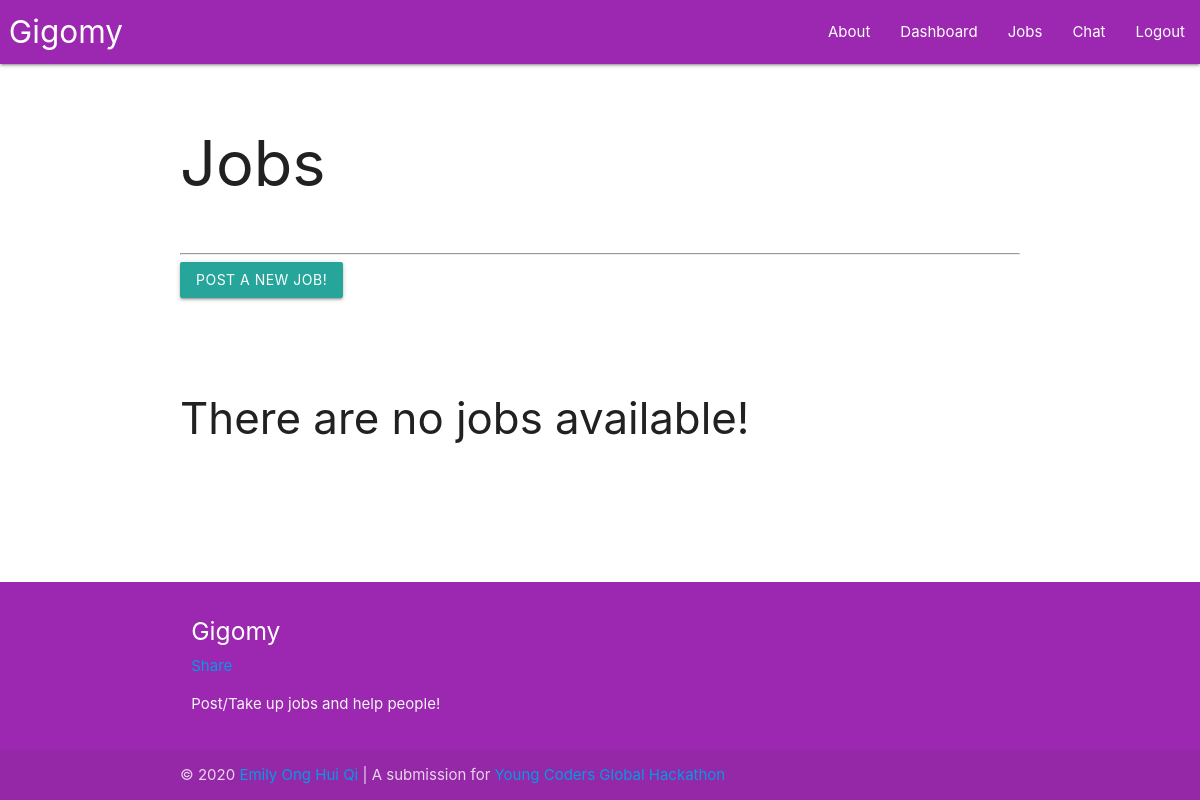
/ (signed in), run on an earlier commit of the app's database.
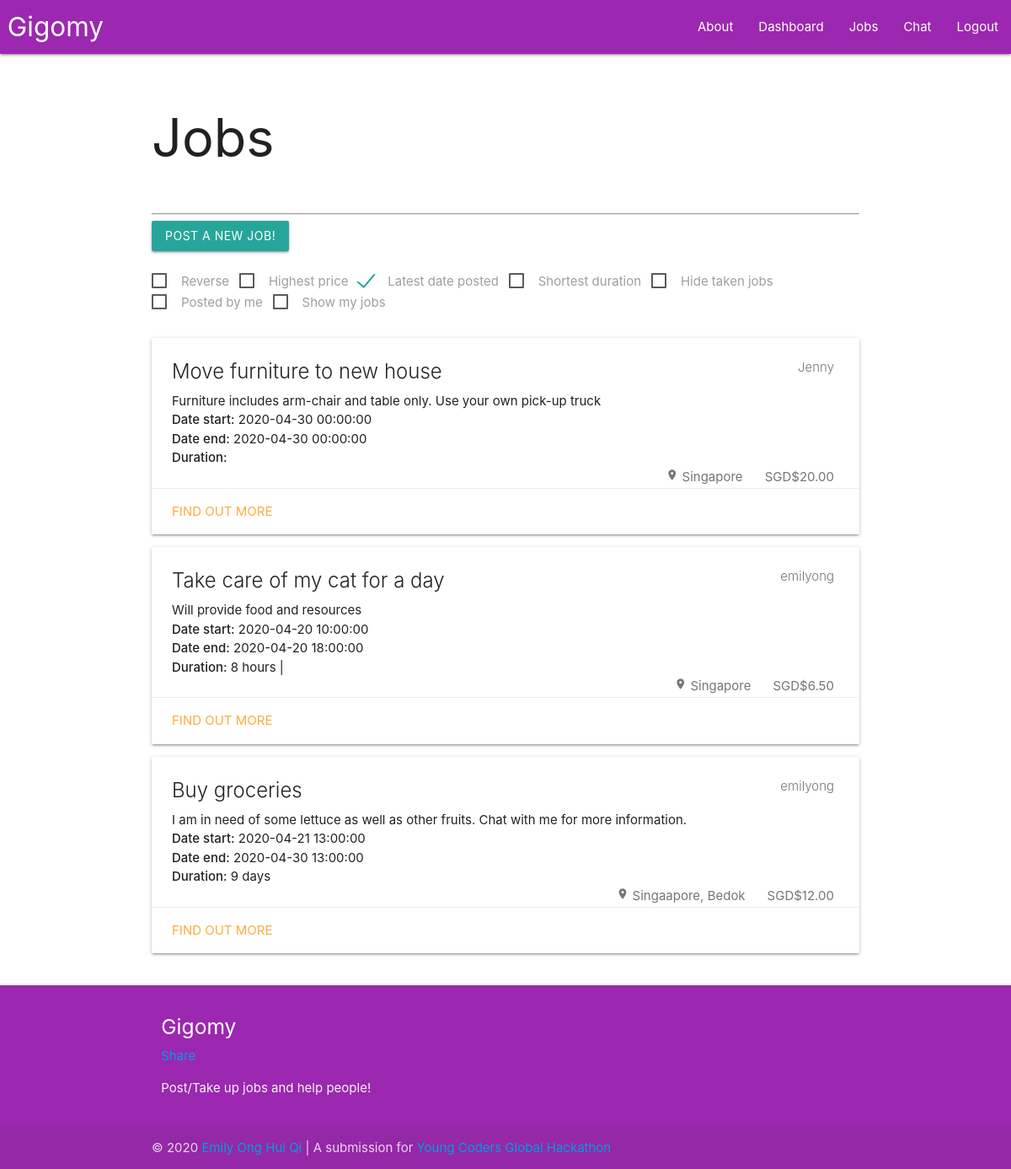
And on a later commit of the database.
### main.py (models this page shows)
class Job(db.Model):
    jobID = db.Column(db.Integer, unique = True, autoincrement = True, nullable = False, index = True, primary_key = True)
    jobTitle = db.Column(db.String, index = True, nullable = False)
    jobDescription = db.Column(db.String, nullable = False)
    jobLocation = db.Column(db.String, nullable = True)
    jobPrice = db.Column(db.Float, index = True, nullable = False)
    jobDatePosted = db.Column(db.DateTime, index = True, nullable = False)
    jobDateStart = db.Column(db.DateTime, index = True, nullable = True)
    jobDateEnd = db.Column(db.DateTime, index = True, nullable = True)
    jobSender = db.Column(db.String, db.ForeignKey("user.username"), nullable = False)
    jobReceiver = db.Column(db.String, db.ForeignKey("user.username"), nullable = True)

### main.py (the view)
@app.route("/")
def index():
    if current_user.is_authenticated:
        jobs_ = Job.query.all()
        currentUser = getUser(current_user)
        jobs = []
        for job in jobs_:
            job_ = processJob(job)
            if job_["jobReceiver"]:
                jobs.append(job_)
            else:
                jobs.insert(0, job_)
        jobStatus = getJobStatus(session)
        return render_template("gigomy.html", jobs=jobs, currentUser=currentUser,
                                currentUser_=json.dumps(currentUser), jobStatus_=json.dumps(jobStatus))
    return render_template("index.html")

### main.py (called while the page is built)
def getUser (user):
    currentUser = {"username": user.username,
                    "email": user.email,
                    "avatar": user.avatar}
    return currentUser

def getJobStatus (data):
    jobStatus = {}
    if data:
        if "abandonedJob" in data:
            data.pop("abandonedJob")
            jobStatus["abandonedJob"] = 1
        if "editedJob" in data:
            data.pop("editedJob")
            jobStatus["editedJob"] = 1
        if "takenUpJob" in data:
            data.pop("takenUpJob")
            jobStatus["takenUpJob"] = 1
        if "deletedJob" in data:
            data.pop("deletedJob")
            jobStatus["deletedJob"] = 1
    return jobStatus

@login.user_loader
def load_user(username):
    return User.query.get(username)

### templates/gigomy.html (shortened to what this page needs)
{% extends "base.html" %}
{% block content %}
  {% include "jobs.html" %}
{% endblock content %}

### templates/jobs.html (shortened to what this page needs)
<h1>Jobs</h1>
<br/><hr/>
<a class="waves-effect waves-light btn modal-trigger" href="#postJobs">Post a new job!</a>
  {% import "forms/setJob.html" as setJobForm %}
<br/><br/>
{% if jobs %}
  <label>
    <span>Reverse</span>
  </label>
  <label>
    <span>Highest price</span>
  </label>
  <label>
    <span>Latest date posted</span>
  </label>
  <label>
    <span>Shortest duration</span>
  </label>
  <label>
    <span>Hide taken jobs</span>
  </label>
  <label>
    <span>Posted by me</span>
  </label>
  <label>
    <span>Show my jobs</span>
  </label>
{% endif %}
<br/><br/>
<div id="allJobs">
  {% if jobs %}
    {% for job in jobs %}
      {% set jobID = job["jobID"] %}
      <div id={{jobID}} class="card darken-1"
      data-item-duration='{{job["jobDuration"]}}'
      data-item-price='{{job["jobPrice"]}}'
      data-item-datePosted='{{job["jobDatePosted"]}}'
      data-item-receiver='{{job["jobReceiver"]}}'
      data-item-hidden="false"
      data-item-sender='{{job["jobSender"]}}'>
        <div class="card-content">
          <span class="card-title">
            <span class="badge">{{job["jobSender"]}}</span>
            {{job["jobTitle"]}}
          </span>
          <p>{{job["jobDescription"]}}</p>
          <p><strong>Date start:</strong> {{job["jobDateStart"]}}</p>
          <p><strong>Date end:</strong> {{job["jobDateEnd"]}}</p>
          <p><strong>Duration:</strong> {{job["jobDuration"]}}</p>
          <span class="badge">SGD{{job["jobPrice"]}}</span>
          <span class="badge">
            <i class="material-icons tiny">location_on</i>
            {{job["jobLocation"]}}
          </span>
        </div>
        <div class="card-action">
          <a href="{{url_for('see', id=jobID)}}">Find out more</a>
        </div>
      </div>
    {% endfor %}
  {% else %}
    <h3>There are no jobs available!</h3>
  {% endif %}
</div>

What changed in the data, as far as the page shows it:
added Job: jobSender "Jenny", jobTitle "Move furniture to new house", jobDescription "Furniture includes arm-chair and table only. Use your own pick-up truck", jobDateStart "2020-04-30 00:00:00", jobDateEnd "2020-04-30 00:00:00", jobPrice "$20.00", jobLocation "Singapore"
added Job: jobSender "emilyong", jobTitle "Take care of my cat for a day", jobDescription "Will provide food and resources", jobDateStart "2020-04-20 10:00:00", jobDateEnd "2020-04-20 18:00:00", jobDuration "8 hours |", jobPrice "$6.50", jobLocation "Singapore"
added Job: jobSender "emilyong", jobTitle "Buy groceries", jobDescription "I am in need of some lettuce as well as other fruits. Chat with me for more information.", jobDateStart "2020-04-21 13:00:00", jobDateEnd "2020-04-30 13:00:00", jobDuration "9 days", jobPrice "$12.00", jobLocation "Singaapore, Bedok"
Also different on the page:
text no longer shown: "There are no jobs available!"
text now shown: "Reverse Highest price Latest date posted Shortest duration Hide taken jobs Posted by me Show my jobs"
